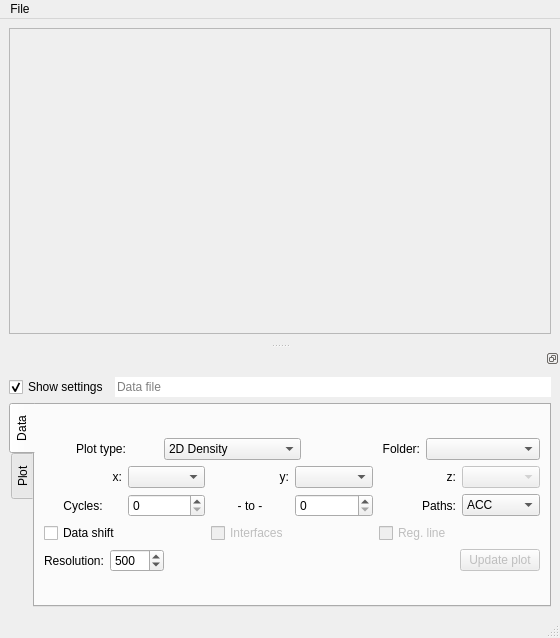
<?xml version="1.0" encoding="UTF-8"?>
<ui version="4.0">
 <class>MainWindow</class>
 <widget class="QMainWindow" name="MainWindow">
  <property name="geometry">
   <rect>
    <x>0</x>
    <y>0</y>
    <width>560</width>
    <height>638</height>
   </rect>
  </property>
  <property name="windowTitle">
   <string>Path visualization</string>
  </property>
  <property name="windowIcon">
   <iconset resource="resources.qrc">
    <normaloff>:/icon/qrc/icon.png</normaloff>:/icon/qrc/icon.png</iconset>
  </property>
  <widget class="QWidget" name="centralwidget">
   <layout class="QVBoxLayout" name="verticalLayout">
    <item>
     <widget class="QFrame" name="mainFrame">
      <property name="sizePolicy">
       <sizepolicy hsizetype="Expanding" vsizetype="Expanding">
        <horstretch>0</horstretch>
        <verstretch>0</verstretch>
       </sizepolicy>
      </property>
      <property name="frameShape">
       <enum>QFrame::StyledPanel</enum>
      </property>
      <property name="frameShadow">
       <enum>QFrame::Raised</enum>
      </property>
     </widget>
    </item>
   </layout>
  </widget>
  <widget class="QStatusBar" name="statusbar"/>
  <widget class="QDockWidget" name="dockWidget">
   <property name="features">
    <set>QDockWidget::DockWidgetFloatable|QDockWidget::DockWidgetMovable</set>
   </property>
   <attribute name="dockWidgetArea">
    <number>8</number>
   </attribute>
   <widget class="QWidget" name="dockWidgetContents">
    <layout class="QGridLayout" name="gridLayout_2">
     <item row="0" column="1">
      <layout class="QHBoxLayout" name="horizontalLayout_6">
       <item>
        <widget class="QCheckBox" name="showWidgetChk">
         <property name="text">
          <string>Show settings</string>
         </property>
         <property name="checked">
          <bool>true</bool>
         </property>
        </widget>
       </item>
       <item>
        <widget class="QLineEdit" name="filenameLine">
         <property name="frame">
          <bool>false</bool>
         </property>
         <property name="readOnly">
          <bool>true</bool>
         </property>
         <property name="placeholderText">
          <string>Data file</string>
         </property>
         <property name="clearButtonEnabled">
          <bool>false</bool>
         </property>
        </widget>
       </item>
      </layout>
     </item>
     <item row="2" column="1">
      <widget class="QTabWidget" name="dockTabs">
       <property name="enabled">
        <bool>true</bool>
       </property>
       <property name="toolTip">
        <string/>
       </property>
       <property name="tabPosition">
        <enum>QTabWidget::West</enum>
       </property>
       <property name="tabShape">
        <enum>QTabWidget::Rounded</enum>
       </property>
       <property name="currentIndex">
        <number>0</number>
       </property>
       <property name="iconSize">
        <size>
         <width>10</width>
         <height>10</height>
        </size>
       </property>
       <property name="elideMode">
        <enum>Qt::ElideNone</enum>
       </property>
       <property name="tabsClosable">
        <bool>false</bool>
       </property>
       <property name="movable">
        <bool>false</bool>
       </property>
       <property name="tabBarAutoHide">
        <bool>false</bool>
       </property>
       <widget class="QWidget" name="datasettingTab">
        <attribute name="title">
         <string>Data</string>
        </attribute>
        <layout class="QGridLayout" name="gridLayout_5">
         <item row="0" column="0">
          <layout class="QVBoxLayout" name="verticalLayout_3">
           <item>
            <layout class="QHBoxLayout" name="horizontalLayout_5">
             <item>
              <widget class="QLabel" name="label_10">
               <property name="text">
                <string>Plot type:</string>
               </property>
               <property name="alignment">
                <set>Qt::AlignCenter</set>
               </property>
              </widget>
             </item>
             <item>
              <widget class="QComboBox" name="plotTypeComBox">
               <property name="toolTip">
                <string>&lt;html&gt;&lt;head/&gt;&lt;body&gt;&lt;p&gt;Choose the plot type for illustration of the order parameter (OP) data values x,y (and z, depending).&lt;/p&gt;&lt;p&gt;&lt;span style=&quot; text-decoration: underline;&quot;&gt;2D Density&lt;/span&gt;&lt;br/&gt;A 2-dimensional histogram, where data set is mapped to a X*X grid (X = grid resolution), and density of each gridpoint is mapped to a color gradient.&lt;/p&gt;&lt;p&gt;&lt;span style=&quot; text-decoration: underline;&quot;&gt;2D Density (weighted)&lt;/span&gt;&lt;br/&gt;Same as above, but accepted paths (if chosen) will be re-weighted statistically (re-counted) before plotting.&lt;/p&gt;&lt;p&gt;&lt;span style=&quot; text-decoration: underline;&quot;&gt;3D Surface&lt;/span&gt;&lt;br/&gt;An interpolated surface of x-, y-, and z-data mapped to a X*X grid and colored by a gradient of the interpolated z-values of the grid.&lt;/p&gt;&lt;p&gt;&lt;span style=&quot; text-decoration: underline;&quot;&gt;2D Contour&lt;/span&gt;&lt;br/&gt;An interpolated contour plot of x-, y- and z-data mapped to a X*X grid and colored by a gradient of the interpolated z-values of the grid&lt;/p&gt;&lt;p&gt;&lt;span style=&quot; text-decoration: underline;&quot;&gt;2D Contour (filled)&lt;/span&gt;&lt;br/&gt;Same as above, but contour lines are now filled in, giving a rough 2-dimensional surface of the z-values.&lt;/p&gt;&lt;p&gt;&lt;span style=&quot; text-decoration: underline;&quot;&gt;3D Contour&lt;/span&gt;&lt;br/&gt;Same exact plot as the 2-dimensional, but projected in 3 dimensions.&lt;/p&gt;&lt;p&gt;&lt;span style=&quot; text-decoration: underline;&quot;&gt;3D Contour (filled)&lt;/span&gt;&lt;br/&gt;Same exact plot as the 2-dimensional, but projected in 3 dimensions.&lt;/p&gt;&lt;p&gt;&lt;span style=&quot; text-decoration: underline;&quot;&gt;2D Scatter&lt;/span&gt;&lt;br/&gt;A 2-dimensional scatter plot of x-, y- and z-data. The z-data is mapped to a color gradient. &lt;br/&gt;&lt;span style=&quot; font-weight:600; font-style:italic;&quot;&gt;NB!&lt;/span&gt; This plot shows &lt;span style=&quot; text-decoration: underline;&quot;&gt;all&lt;/span&gt; data points, and will therefore be much more resource-demanding than the other plots.&lt;/p&gt;&lt;p&gt;&lt;span style=&quot; text-decoration: underline;&quot;&gt;3D Scatter&lt;/span&gt;&lt;br/&gt;Same exact plot as the 2-dimensional, but projected in 3 dimensions.&lt;/p&gt;&lt;/body&gt;&lt;/html&gt;</string>
               </property>
               <item>
                <property name="text">
                 <string>2D Density</string>
                </property>
               </item>
               <item>
                <property name="text">
                 <string>2D Density (weight)</string>
                </property>
               </item>
               <item>
                <property name="text">
                 <string>3D Surface</string>
                </property>
               </item>
               <item>
                <property name="text">
                 <string>2D Contour</string>
                </property>
               </item>
               <item>
                <property name="text">
                 <string>2D Contour (filled)</string>
                </property>
               </item>
               <item>
                <property name="text">
                 <string>3D Contour</string>
                </property>
               </item>
               <item>
                <property name="text">
                 <string>3D Contour (filled)</string>
                </property>
               </item>
               <item>
                <property name="text">
                 <string>2D Scatter</string>
                </property>
               </item>
               <item>
                <property name="text">
                 <string>3D Scatter</string>
                </property>
               </item>
              </widget>
             </item>
             <item>
              <widget class="QLabel" name="label_3">
               <property name="text">
                <string>Folder:</string>
               </property>
               <property name="alignment">
                <set>Qt::AlignRight|Qt::AlignTrailing|Qt::AlignVCenter</set>
               </property>
              </widget>
             </item>
             <item>
              <widget class="QComboBox" name="folderComBox">
               <property name="toolTip">
                <string>&lt;html&gt;&lt;head/&gt;&lt;body&gt;&lt;p&gt;Choose the folder/ensemble that should be displayed in the plot. Folders are commonly named '00*', going from *=0 and up. In a RETIS simulation, folder '000' corresponds to the [0&lt;span style=&quot; vertical-align:super;&quot;&gt;-&lt;/span&gt;]-ensemble, folder '001' to [0&lt;span style=&quot; vertical-align:super;&quot;&gt;+&lt;/span&gt;], and so on..&lt;/p&gt;&lt;/body&gt;&lt;/html&gt;</string>
               </property>
               <property name="whatsThis">
                <string>&lt;html&gt;&lt;head/&gt;&lt;body&gt;&lt;p&gt;&lt;br/&gt;&lt;/p&gt;&lt;/body&gt;&lt;/html&gt;</string>
               </property>
              </widget>
             </item>
            </layout>
           </item>
           <item>
            <layout class="QHBoxLayout" name="horizontalLayout">
             <item>
              <widget class="QLabel" name="label_11">
               <property name="text">
                <string>x:</string>
               </property>
               <property name="alignment">
                <set>Qt::AlignRight|Qt::AlignTrailing|Qt::AlignVCenter</set>
               </property>
              </widget>
             </item>
             <item>
              <widget class="QComboBox" name="firstOpComBox">
               <property name="toolTip">
                <string>&lt;html&gt;&lt;head/&gt;&lt;body&gt;&lt;p&gt;Choice of first data value to use in plotting of the x-axis&lt;/p&gt;&lt;/body&gt;&lt;/html&gt;</string>
               </property>
              </widget>
             </item>
             <item>
              <widget class="QLabel" name="label_5">
               <property name="text">
                <string>y:</string>
               </property>
               <property name="alignment">
                <set>Qt::AlignRight|Qt::AlignTrailing|Qt::AlignVCenter</set>
               </property>
              </widget>
             </item>
             <item>
              <widget class="QComboBox" name="secondOpComBox">
               <property name="toolTip">
                <string>&lt;html&gt;&lt;head/&gt;&lt;body&gt;&lt;p&gt;Choice of second data value to use in plotting of the y-axis&lt;br/&gt;(Be careful when choosing data values below the separator in list, may not work for&lt;/p&gt;&lt;p&gt;all the different plots - Density in particular)&lt;/p&gt;&lt;/body&gt;&lt;/html&gt;</string>
               </property>
              </widget>
             </item>
             <item>
              <widget class="QLabel" name="label">
               <property name="text">
                <string>z:</string>
               </property>
               <property name="alignment">
                <set>Qt::AlignRight|Qt::AlignTrailing|Qt::AlignVCenter</set>
               </property>
              </widget>
             </item>
             <item>
              <widget class="QComboBox" name="energyComBox">
               <property name="enabled">
                <bool>false</bool>
               </property>
               <property name="toolTip">
                <string>&lt;html&gt;&lt;head/&gt;&lt;body&gt;&lt;p&gt;Choice of third data value to use in plotting or the z-axis or map to color gradient in 2D cases (not density plots)&lt;/p&gt;&lt;/body&gt;&lt;/html&gt;</string>
               </property>
              </widget>
             </item>
            </layout>
           </item>
           <item>
            <layout class="QHBoxLayout" name="horizontalLayout_2">
             <item>
              <widget class="QLabel" name="label_2">
               <property name="text">
                <string>Cycles:</string>
               </property>
               <property name="alignment">
                <set>Qt::AlignCenter</set>
               </property>
              </widget>
             </item>
             <item>
              <widget class="QSpinBox" name="minCyclSpin">
               <property name="toolTip">
                <string>&lt;html&gt;&lt;head/&gt;&lt;body&gt;&lt;p&gt;The lower bound of cycle number span used in plotting. Data from cycles equal to or higher than this number will be used.&lt;/p&gt;&lt;/body&gt;&lt;/html&gt;</string>
               </property>
              </widget>
             </item>
             <item>
              <widget class="QLabel" name="label_13">
               <property name="text">
                <string>- to -</string>
               </property>
               <property name="alignment">
                <set>Qt::AlignCenter</set>
               </property>
              </widget>
             </item>
             <item>
              <widget class="QSpinBox" name="maxCyclSpin">
               <property name="toolTip">
                <string>&lt;html&gt;&lt;head/&gt;&lt;body&gt;&lt;p&gt;The upper bound of cycle number span used in plotting. Data from cycles between lower bound and up to and including this number will be used.&lt;/p&gt;&lt;/body&gt;&lt;/html&gt;</string>
               </property>
              </widget>
             </item>
             <item>
              <widget class="QLabel" name="label_6">
               <property name="text">
                <string>Paths:</string>
               </property>
               <property name="alignment">
                <set>Qt::AlignRight|Qt::AlignTrailing|Qt::AlignVCenter</set>
               </property>
              </widget>
             </item>
             <item>
              <widget class="QComboBox" name="accComBox">
               <property name="toolTip">
                <string>&lt;html&gt;&lt;head/&gt;&lt;body&gt;&lt;p&gt;Choose types of path shown in plotting. &lt;br/&gt;ACC - Returns only &amp;quot;accepted&amp;quot; paths by the RETIS/TIS algorithm to plotting.&lt;/p&gt;&lt;p&gt;REJ - Returns only &amp;quot;rejected&amp;quot; paths by the algorithm. Being too long, not connecting/crossing relevant interfaces, etc.&lt;/p&gt;&lt;p&gt;BOTH - Returns both cases, all paths, to plotting.&lt;/p&gt;&lt;/body&gt;&lt;/html&gt;</string>
               </property>
               <item>
                <property name="text">
                 <string>ACC</string>
                </property>
               </item>
               <item>
                <property name="text">
                 <string>REJ</string>
                </property>
               </item>
               <item>
                <property name="text">
                 <string>BOTH</string>
                </property>
               </item>
              </widget>
             </item>
            </layout>
           </item>
           <item>
            <layout class="QHBoxLayout" name="horizontalLayout_3">
             <item>
              <widget class="QCheckBox" name="dataShiftChkBtn">
               <property name="toolTip">
                <string>&lt;html&gt;&lt;head/&gt;&lt;body&gt;&lt;p&gt;If checked will allow the program to shift the data periodically in order to reduce spread / increase linear correlation along either x- or y-axis, or both.&lt;br/&gt;Mostly useful in cases where one order parameter (OP) is an angle, and values loop from min to max, i.e. 180=-180 (or in radians, etc.)&lt;/p&gt;&lt;p&gt;Since the very first OP is used to define the reaction, this parameter - if chosen for plotting - will &lt;span style=&quot; font-weight:600;&quot;&gt;never&lt;/span&gt; be shifted, as this can cause major visual inconsistencies.&lt;/p&gt;&lt;/body&gt;&lt;/html&gt;</string>
               </property>
               <property name="text">
                <string>Data shift</string>
               </property>
              </widget>
             </item>
             <item>
              <widget class="QCheckBox" name="intShowChkBtn">
               <property name="enabled">
                <bool>false</bool>
               </property>
               <property name="toolTip">
                <string>&lt;html&gt;&lt;head/&gt;&lt;body&gt;&lt;p&gt;If checked will plot a set of interface lines (if 2D case) or planes (if 3D case) &lt;span style=&quot; font-weight:600;&quot;&gt;only&lt;/span&gt; when x-axis uses the order parameter defining the reaction (the very first OP).&lt;/p&gt;&lt;/body&gt;&lt;/html&gt;</string>
               </property>
               <property name="text">
                <string>Interfaces</string>
               </property>
               <property name="tristate">
                <bool>false</bool>
               </property>
              </widget>
             </item>
             <item>
              <widget class="QCheckBox" name="regLineChkBtn">
               <property name="enabled">
                <bool>false</bool>
               </property>
               <property name="toolTip">
                <string>&lt;html&gt;&lt;head/&gt;&lt;body&gt;&lt;p&gt;If checked, will plot a linear regression line in the plot (only 2D cases), showing general correlation of data between the two chosen order parameters.&lt;br/&gt;Plots a legend in the plot, with the linear function derived from the regression and the &amp;quot;R squared&amp;quot;-value of correlation.&lt;/p&gt;&lt;/body&gt;&lt;/html&gt;</string>
               </property>
               <property name="text">
                <string>Reg. line</string>
               </property>
              </widget>
             </item>
            </layout>
           </item>
           <item>
            <layout class="QHBoxLayout" name="horizontalLayout_4">
             <item>
              <widget class="QLabel" name="label_4">
               <property name="text">
                <string>Resolution:</string>
               </property>
               <property name="alignment">
                <set>Qt::AlignCenter</set>
               </property>
              </widget>
             </item>
             <item>
              <widget class="QSpinBox" name="resSpinBox">
               <property name="toolTip">
                <string>&lt;html&gt;&lt;head/&gt;&lt;body&gt;&lt;p&gt;Used in two different cases:&lt;/p&gt;&lt;p&gt;1. The resolution used by density plots to map all data values to a grid of size N*N, and the density of each gridpoint calculated and mapped.&lt;br/&gt;2. The resolution of a similar grid as in 1., but instead of calculating (counting) number of points at each gridpoint, attempt to interpolate the z-value at each gridpoint from all values located at the gridpoint in order to create a surface for plotting in Surface/Contour plots.&lt;/p&gt;&lt;/body&gt;&lt;/html&gt;</string>
               </property>
               <property name="wrapping">
                <bool>false</bool>
               </property>
               <property name="minimum">
                <number>50</number>
               </property>
               <property name="maximum">
                <number>4000</number>
               </property>
               <property name="singleStep">
                <number>10</number>
               </property>
               <property name="value">
                <number>500</number>
               </property>
              </widget>
             </item>
             <item>
              <spacer name="horizontalSpacer_3">
               <property name="orientation">
                <enum>Qt::Horizontal</enum>
               </property>
               <property name="sizeHint" stdset="0">
                <size>
                 <width>40</width>
                 <height>20</height>
                </size>
               </property>
              </spacer>
             </item>
             <item>
              <widget class="QPushButton" name="updateBtn">
               <property name="enabled">
                <bool>false</bool>
               </property>
               <property name="toolTip">
                <string>&lt;html&gt;&lt;head/&gt;&lt;body&gt;&lt;p&gt;When the desired settings are set, press button to update plot.&lt;/p&gt;&lt;/body&gt;&lt;/html&gt;</string>
               </property>
               <property name="text">
                <string>Update plot</string>
               </property>
              </widget>
             </item>
            </layout>
           </item>
          </layout>
         </item>
        </layout>
       </widget>
       <widget class="QWidget" name="plotsettingsTab">
        <property name="enabled">
         <bool>true</bool>
        </property>
        <attribute name="title">
         <string>Plot</string>
        </attribute>
        <layout class="QGridLayout" name="gridLayout">
         <item row="1" column="0" rowspan="2" colspan="2">
          <layout class="QGridLayout" name="gridLayout_3">
           <item row="2" column="3">
            <widget class="QLineEdit" name="xmaxLine">
             <property name="text">
              <string>0</string>
             </property>
            </widget>
           </item>
           <item row="3" column="0">
            <widget class="QLabel" name="label_16">
             <property name="text">
              <string>ymin</string>
             </property>
            </widget>
           </item>
           <item row="1" column="0" colspan="4">
            <widget class="QLabel" name="label_14">
             <property name="toolTip">
              <string>&lt;html&gt;&lt;head/&gt;&lt;body&gt;&lt;p&gt;Zoom in the plot by defining min and max values of x and y coordinates&lt;/p&gt;&lt;/body&gt;&lt;/html&gt;</string>
             </property>
             <property name="text">
              <string>Zoom:</string>
             </property>
             <property name="alignment">
              <set>Qt::AlignBottom|Qt::AlignHCenter</set>
             </property>
            </widget>
           </item>
           <item row="2" column="1">
            <widget class="QLineEdit" name="xminLine">
             <property name="text">
              <string>0</string>
             </property>
            </widget>
           </item>
           <item row="2" column="4">
            <layout class="QHBoxLayout" name="horizontalLayout_7">
             <item>
              <spacer name="horizontalSpacer_2">
               <property name="orientation">
                <enum>Qt::Horizontal</enum>
               </property>
               <property name="sizeHint" stdset="0">
                <size>
                 <width>40</width>
                 <height>20</height>
                </size>
               </property>
              </spacer>
             </item>
             <item>
              <widget class="QPushButton" name="previewBtn">
               <property name="toolTip">
                <string>&lt;html&gt;&lt;head/&gt;&lt;body&gt;&lt;p&gt;Updates the figure in the plot.&lt;br/&gt;(just the visuals defined here, not changing any data loaded)&lt;/p&gt;&lt;/body&gt;&lt;/html&gt;</string>
               </property>
               <property name="text">
                <string>Update plot</string>
               </property>
              </widget>
             </item>
             <item>
              <spacer name="horizontalSpacer">
               <property name="orientation">
                <enum>Qt::Horizontal</enum>
               </property>
               <property name="sizeHint" stdset="0">
                <size>
                 <width>40</width>
                 <height>20</height>
                </size>
               </property>
              </spacer>
             </item>
            </layout>
           </item>
           <item row="3" column="1">
            <widget class="QLineEdit" name="yminLine">
             <property name="text">
              <string>0</string>
             </property>
            </widget>
           </item>
           <item row="3" column="2">
            <widget class="QLabel" name="label_17">
             <property name="text">
              <string>ymax</string>
             </property>
            </widget>
           </item>
           <item row="2" column="0">
            <widget class="QLabel" name="label_12">
             <property name="text">
              <string>xmin</string>
             </property>
            </widget>
           </item>
           <item row="2" column="2">
            <widget class="QLabel" name="label_15">
             <property name="text">
              <string>xmax</string>
             </property>
            </widget>
           </item>
           <item row="3" column="4">
            <layout class="QHBoxLayout" name="horizontalLayout_8">
             <item>
              <spacer name="horizontalSpacer_4">
               <property name="orientation">
                <enum>Qt::Horizontal</enum>
               </property>
               <property name="sizeHint" stdset="0">
                <size>
                 <width>40</width>
                 <height>20</height>
                </size>
               </property>
              </spacer>
             </item>
             <item>
              <widget class="QPushButton" name="saveFigBtn">
               <property name="toolTip">
                <string>&lt;html&gt;&lt;head/&gt;&lt;body&gt;&lt;p&gt;Save current figure as a *.png file&lt;/p&gt;&lt;/body&gt;&lt;/html&gt;</string>
               </property>
               <property name="text">
                <string>Save</string>
               </property>
              </widget>
             </item>
             <item>
              <spacer name="horizontalSpacer_5">
               <property name="orientation">
                <enum>Qt::Horizontal</enum>
               </property>
               <property name="sizeHint" stdset="0">
                <size>
                 <width>40</width>
                 <height>20</height>
                </size>
               </property>
              </spacer>
             </item>
            </layout>
           </item>
           <item row="3" column="3">
            <widget class="QLineEdit" name="ymaxLine">
             <property name="text">
              <string>0</string>
             </property>
            </widget>
           </item>
           <item row="0" column="4">
            <widget class="QComboBox" name="cmapComBox">
             <property name="toolTip">
              <string>&lt;html&gt;&lt;head/&gt;&lt;body&gt;&lt;p&gt;Some choices of colormaps to use when plotting.&lt;br/&gt;For more choices, enter the name of the matplotlib.cm&lt;br/&gt;colormap you would like, and press &amp;lt;ENTER&amp;gt; or Update plot.&lt;/p&gt;&lt;/body&gt;&lt;/html&gt;</string>
             </property>
             <property name="editable">
              <bool>true</bool>
             </property>
             <item>
              <property name="text">
               <string>viridis</string>
              </property>
             </item>
             <item>
              <property name="text">
               <string>jet</string>
              </property>
             </item>
             <item>
              <property name="text">
               <string>plasma</string>
              </property>
             </item>
             <item>
              <property name="text">
               <string>inferno</string>
              </property>
             </item>
             <item>
              <property name="text">
               <string>magma</string>
              </property>
             </item>
             <item>
              <property name="text">
               <string>YlOrBr</string>
              </property>
             </item>
             <item>
              <property name="text">
               <string>YlOrRd</string>
              </property>
             </item>
             <item>
              <property name="text">
               <string>YlGnBu</string>
              </property>
             </item>
             <item>
              <property name="text">
               <string>YlGn</string>
              </property>
             </item>
             <item>
              <property name="text">
               <string>cool</string>
              </property>
             </item>
             <item>
              <property name="text">
               <string>hot</string>
              </property>
             </item>
             <item>
              <property name="text">
               <string>copper</string>
              </property>
             </item>
             <item>
              <property name="text">
               <string>PiYG</string>
              </property>
             </item>
             <item>
              <property name="text">
               <string>Spectral</string>
              </property>
             </item>
             <item>
              <property name="text">
               <string>coolwarm</string>
              </property>
             </item>
             <item>
              <property name="text">
               <string>seismic</string>
              </property>
             </item>
             <item>
              <property name="text">
               <string>gist_rainbow</string>
              </property>
             </item>
             <item>
              <property name="text">
               <string>rainbow</string>
              </property>
             </item>
             <item>
              <property name="text">
               <string>brg</string>
              </property>
             </item>
             <item>
              <property name="text">
               <string>terrain</string>
              </property>
             </item>
             <item>
              <property name="text">
               <string>binary</string>
              </property>
             </item>
             <item>
              <property name="text">
               <string>BuGn</string>
              </property>
             </item>
             <item>
              <property name="text">
               <string>hot_r</string>
              </property>
             </item>
             <item>
              <property name="text">
               <string>bone_r</string>
              </property>
             </item>
             <item>
              <property name="text">
               <string>pink_r</string>
              </property>
             </item>
            </widget>
           </item>
           <item row="0" column="2" colspan="2">
            <widget class="QLabel" name="label_7">
             <property name="text">
              <string>Colormap:</string>
             </property>
             <property name="alignment">
              <set>Qt::AlignRight|Qt::AlignTrailing|Qt::AlignVCenter</set>
             </property>
            </widget>
           </item>
           <item row="0" column="0" colspan="2">
            <widget class="QCheckBox" name="cbarChkBtn">
             <property name="toolTip">
              <string>&lt;html&gt;&lt;head/&gt;&lt;body&gt;&lt;p&gt;Show/hide the colorbar in the plot&lt;/p&gt;&lt;/body&gt;&lt;/html&gt;</string>
             </property>
             <property name="text">
              <string>Show colorbar</string>
             </property>
             <property name="checked">
              <bool>true</bool>
             </property>
            </widget>
           </item>
          </layout>
         </item>
         <item row="3" column="0" rowspan="2" colspan="2">
          <layout class="QGridLayout" name="gridLayout_4">
           <item row="1" column="0">
            <layout class="QHBoxLayout" name="horizontalLayout_14">
             <item>
              <widget class="QLabel" name="label_18">
               <property name="enabled">
                <bool>false</bool>
               </property>
               <property name="text">
                <string>Title:</string>
               </property>
              </widget>
             </item>
             <item>
              <widget class="QSpinBox" name="titleSizeSpin">
               <property name="enabled">
                <bool>false</bool>
               </property>
               <property name="toolTip">
                <string>&lt;html&gt;&lt;head/&gt;&lt;body&gt;&lt;p&gt;Font size of title text in plot&lt;/p&gt;&lt;/body&gt;&lt;/html&gt;</string>
               </property>
               <property name="value">
                <number>12</number>
               </property>
              </widget>
             </item>
            </layout>
           </item>
           <item row="0" column="0">
            <widget class="QLabel" name="label_8">
             <property name="enabled">
              <bool>false</bool>
             </property>
             <property name="text">
              <string>Font size:</string>
             </property>
            </widget>
           </item>
           <item row="2" column="0">
            <layout class="QHBoxLayout" name="horizontalLayout_13">
             <item>
              <widget class="QLabel" name="label_9">
               <property name="enabled">
                <bool>false</bool>
               </property>
               <property name="text">
                <string>Axes:</string>
               </property>
               <property name="alignment">
                <set>Qt::AlignRight|Qt::AlignTrailing|Qt::AlignVCenter</set>
               </property>
              </widget>
             </item>
             <item>
              <widget class="QSpinBox" name="axesSizeSpin">
               <property name="enabled">
                <bool>false</bool>
               </property>
               <property name="toolTip">
                <string>&lt;html&gt;&lt;head/&gt;&lt;body&gt;&lt;p&gt;Font size of axis labels (and colorbar) in plot&lt;/p&gt;&lt;/body&gt;&lt;/html&gt;</string>
               </property>
               <property name="value">
                <number>10</number>
               </property>
              </widget>
             </item>
            </layout>
           </item>
           <item row="0" column="1">
            <widget class="QCheckBox" name="showTitleChkBtn">
             <property name="enabled">
              <bool>false</bool>
             </property>
             <property name="toolTip">
              <string>&lt;html&gt;&lt;head/&gt;&lt;body&gt;&lt;p&gt;Show/hide titles of axes and title of plot&lt;/p&gt;&lt;/body&gt;&lt;/html&gt;</string>
             </property>
             <property name="text">
              <string>Show titles/labels</string>
             </property>
            </widget>
           </item>
           <item row="1" column="1">
            <widget class="QLineEdit" name="titleLine">
             <property name="enabled">
              <bool>false</bool>
             </property>
             <property name="toolTip">
              <string>&lt;html&gt;&lt;head/&gt;&lt;body&gt;&lt;p&gt;Title shown in plot.&lt;br/&gt;To edit, change text and press &amp;lt;ENTER&amp;gt;, &lt;br/&gt;or press Update Plot.&lt;/p&gt;&lt;/body&gt;&lt;/html&gt;</string>
             </property>
            </widget>
           </item>
           <item row="2" column="1">
            <layout class="QHBoxLayout" name="horizontalLayout_10">
             <item>
              <widget class="QLineEdit" name="xaxisLabel">
               <property name="enabled">
                <bool>false</bool>
               </property>
               <property name="toolTip">
                <string>&lt;html&gt;&lt;head/&gt;&lt;body&gt;&lt;p&gt;Name/text on x-axis in plot.&lt;br/&gt;To edit, change text and press &amp;lt;ENTER&amp;gt;, &lt;br/&gt;or press Update Plot.&lt;/p&gt;&lt;/body&gt;&lt;/html&gt;</string>
               </property>
              </widget>
             </item>
             <item>
              <widget class="QLineEdit" name="yaxisLabel">
               <property name="enabled">
                <bool>false</bool>
               </property>
               <property name="toolTip">
                <string>&lt;html&gt;&lt;head/&gt;&lt;body&gt;&lt;p&gt;Name/text on x-axis in plot.&lt;br/&gt;To edit, change text and press &amp;lt;ENTER&amp;gt;, &lt;br/&gt;or press Update Plot.&lt;/p&gt;&lt;/body&gt;&lt;/html&gt;</string>
               </property>
              </widget>
             </item>
             <item>
              <widget class="QLineEdit" name="zaxisLabel">
               <property name="enabled">
                <bool>false</bool>
               </property>
               <property name="toolTip">
                <string>&lt;html&gt;&lt;head/&gt;&lt;body&gt;&lt;p&gt;Name/text on x-axis in plot.&lt;br/&gt;To edit, change text and press &amp;lt;ENTER&amp;gt;, &lt;br/&gt;or press Update Plot.&lt;/p&gt;&lt;/body&gt;&lt;/html&gt;</string>
               </property>
              </widget>
             </item>
            </layout>
           </item>
          </layout>
         </item>
        </layout>
       </widget>
      </widget>
     </item>
    </layout>
   </widget>
  </widget>
  <widget class="QMenuBar" name="menuBar">
   <property name="geometry">
    <rect>
     <x>0</x>
     <y>0</y>
     <width>560</width>
     <height>25</height>
    </rect>
   </property>
   <widget class="QMenu" name="menuFile">
    <property name="title">
     <string>File</string>
    </property>
    <widget class="QMenu" name="menuSave_figure_as">
     <property name="title">
      <string>Save figure as...</string>
     </property>
     <addaction name="action_PNG"/>
     <addaction name="action_pickle"/>
    </widget>
    <addaction name="menuSave_figure_as"/>
    <addaction name="action_Load_data"/>
    <addaction name="actionExit"/>
   </widget>
   <addaction name="menuFile"/>
  </widget>
  <action name="actionExit">
   <property name="text">
    <string>Exit</string>
   </property>
  </action>
  <action name="action_PNG">
   <property name="text">
    <string>.png</string>
   </property>
  </action>
  <action name="action_Load_data">
   <property name="text">
    <string>Load data</string>
   </property>
  </action>
  <action name="action_pickle">
   <property name="text">
    <string>.pickle</string>
   </property>
  </action>
 </widget>
 <tabstops>
  <tabstop>plotTypeComBox</tabstop>
  <tabstop>folderComBox</tabstop>
  <tabstop>firstOpComBox</tabstop>
  <tabstop>secondOpComBox</tabstop>
  <tabstop>energyComBox</tabstop>
  <tabstop>minCyclSpin</tabstop>
  <tabstop>maxCyclSpin</tabstop>
  <tabstop>accComBox</tabstop>
  <tabstop>dataShiftChkBtn</tabstop>
  <tabstop>intShowChkBtn</tabstop>
  <tabstop>regLineChkBtn</tabstop>
  <tabstop>dockTabs</tabstop>
 </tabstops>
 <connections>
  <connection>
   <sender>showWidgetChk</sender>
   <signal>toggled(bool)</signal>
   <receiver>dockTabs</receiver>
   <slot>setVisible(bool)</slot>
   <hints>
    <hint type="sourcelabel">
     <x>135</x>
     <y>345</y>
    </hint>
    <hint type="destinationlabel">
     <x>331</x>
     <y>425</y>
    </hint>
   </hints>
  </connection>
  <connection>
   <sender>showTitleChkBtn</sender>
   <signal>toggled(bool)</signal>
   <receiver>axesSizeSpin</receiver>
   <slot>setEnabled(bool)</slot>
   <hints>
    <hint type="sourcelabel">
     <x>286</x>
     <y>524</y>
    </hint>
    <hint type="destinationlabel">
     <x>141</x>
     <y>593</y>
    </hint>
   </hints>
  </connection>
  <connection>
   <sender>showTitleChkBtn</sender>
   <signal>toggled(bool)</signal>
   <receiver>titleSizeSpin</receiver>
   <slot>setEnabled(bool)</slot>
   <hints>
    <hint type="sourcelabel">
     <x>286</x>
     <y>524</y>
    </hint>
    <hint type="destinationlabel">
     <x>141</x>
     <y>558</y>
    </hint>
   </hints>
  </connection>
  <connection>
   <sender>showTitleChkBtn</sender>
   <signal>toggled(bool)</signal>
   <receiver>titleLine</receiver>
   <slot>setEnabled(bool)</slot>
   <hints>
    <hint type="sourcelabel">
     <x>286</x>
     <y>524</y>
    </hint>
    <hint type="destinationlabel">
     <x>285</x>
     <y>547</y>
    </hint>
   </hints>
  </connection>
  <connection>
   <sender>showTitleChkBtn</sender>
   <signal>toggled(bool)</signal>
   <receiver>xaxisLabel</receiver>
   <slot>setEnabled(bool)</slot>
   <hints>
    <hint type="sourcelabel">
     <x>286</x>
     <y>524</y>
    </hint>
    <hint type="destinationlabel">
     <x>255</x>
     <y>593</y>
    </hint>
   </hints>
  </connection>
  <connection>
   <sender>showTitleChkBtn</sender>
   <signal>toggled(bool)</signal>
   <receiver>yaxisLabel</receiver>
   <slot>setEnabled(bool)</slot>
   <hints>
    <hint type="sourcelabel">
     <x>286</x>
     <y>524</y>
    </hint>
    <hint type="destinationlabel">
     <x>385</x>
     <y>593</y>
    </hint>
   </hints>
  </connection>
  <connection>
   <sender>showTitleChkBtn</sender>
   <signal>toggled(bool)</signal>
   <receiver>zaxisLabel</receiver>
   <slot>setEnabled(bool)</slot>
   <hints>
    <hint type="sourcelabel">
     <x>286</x>
     <y>524</y>
    </hint>
    <hint type="destinationlabel">
     <x>537</x>
     <y>590</y>
    </hint>
   </hints>
  </connection>
  <connection>
   <sender>cbarChkBtn</sender>
   <signal>toggled(bool)</signal>
   <receiver>cmapComBox</receiver>
   <slot>setEnabled(bool)</slot>
   <hints>
    <hint type="sourcelabel">
     <x>131</x>
     <y>385</y>
    </hint>
    <hint type="destinationlabel">
     <x>426</x>
     <y>385</y>
    </hint>
   </hints>
  </connection>
  <connection>
   <sender>cbarChkBtn</sender>
   <signal>toggled(bool)</signal>
   <receiver>label_7</receiver>
   <slot>setEnabled(bool)</slot>
   <hints>
    <hint type="sourcelabel">
     <x>96</x>
     <y>385</y>
    </hint>
    <hint type="destinationlabel">
     <x>339</x>
     <y>389</y>
    </hint>
   </hints>
  </connection>
  <connection>
   <sender>showTitleChkBtn</sender>
   <signal>toggled(bool)</signal>
   <receiver>label_18</receiver>
   <slot>setEnabled(bool)</slot>
   <hints>
    <hint type="sourcelabel">
     <x>186</x>
     <y>520</y>
    </hint>
    <hint type="destinationlabel">
     <x>85</x>
     <y>540</y>
    </hint>
   </hints>
  </connection>
  <connection>
   <sender>showTitleChkBtn</sender>
   <signal>toggled(bool)</signal>
   <receiver>label_9</receiver>
   <slot>setEnabled(bool)</slot>
   <hints>
    <hint type="sourcelabel">
     <x>203</x>
     <y>520</y>
    </hint>
    <hint type="destinationlabel">
     <x>87</x>
     <y>576</y>
    </hint>
   </hints>
  </connection>
  <connection>
   <sender>showTitleChkBtn</sender>
   <signal>toggled(bool)</signal>
   <receiver>label_8</receiver>
   <slot>setEnabled(bool)</slot>
   <hints>
    <hint type="sourcelabel">
     <x>237</x>
     <y>512</y>
    </hint>
    <hint type="destinationlabel">
     <x>98</x>
     <y>513</y>
    </hint>
   </hints>
  </connection>
 </connections>
</ui>
